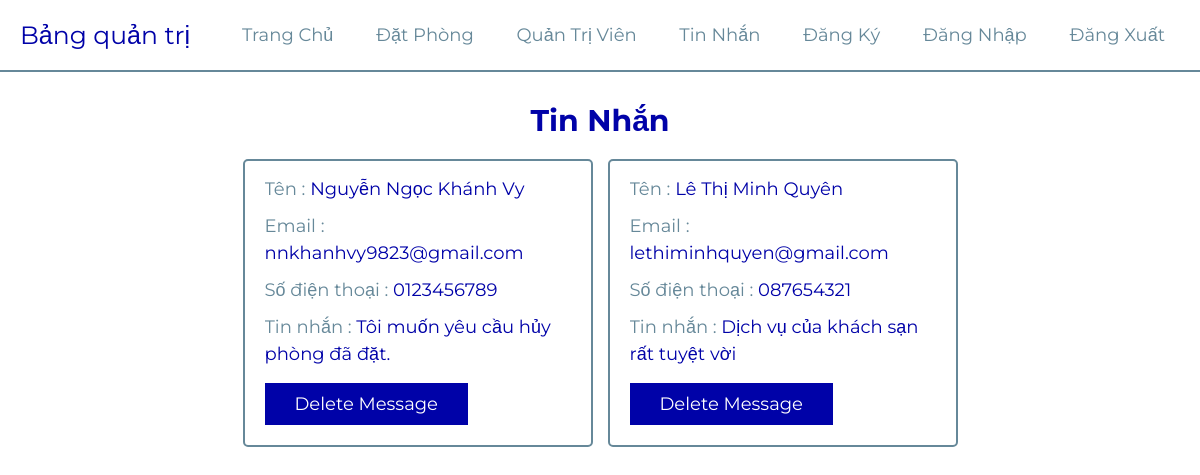
Page /PhpProject/project/admin/messages.php (signed in) on the committed database.
### tables this page shows
CREATE TABLE `messages` (
  `id` varchar(20) NOT NULL,
  `name` varchar(50) NOT NULL,
  `email` varchar(50) NOT NULL,
  `number` varchar(10) NOT NULL,
  `message` varchar(1000) NOT NULL
);

### PhpProject/project/admin/messages.php (the view, shortened to what this page needs)
<?php
include '../components/connect.php';
?>
<!DOCTYPE html>
<html lang="en">
<head>
   <link rel="stylesheet" href="https://cdnjs.cloudflare.com/ajax/libs/font-awesome/6.2.0/css/all.min.css">
   <link rel="stylesheet" href="../css/admin_style.css">
</head>
<body>
<?php include '../components/admin_header.php'; ?>
<section class="grid">
   <h1 class="heading">Tin nhắn</h1>
   <div class="box-container">
   <?php
      $select_messages = $conn->prepare("SELECT * FROM `messages`");
      $select_messages->execute();
      if($select_messages->rowCount() > 0){
         while($fetch_messages = $select_messages->fetch(PDO::FETCH_ASSOC)){
   ?>
   <div class="box">
      <p>Tên : <span><?= $fetch_messages['name']; ?></span></p>
      <p>Email : <span><?= $fetch_messages['email']; ?></span></p>
      <p>Số điện thoại : <span><?= $fetch_messages['number']; ?></span></p>
      <p>Tin nhắn : <span><?= $fetch_messages['message']; ?></span></p>
      <form action="" method="POST">
         <input type="submit" value="delete message" onclick="return confirm('delete this message?');" name="delete" class="btn">
      </form>
   </div>
   <?php
      }
      }
   ?>
   </div>
</section>
</body>
</html>

### PhpProject/project/css/admin_style.css (style rules this page uses)
:root { --main-color:#0002A8; --sub-color:#689; --white:#fff; --border:.2rem solid var(--sub-color); }
* { font-family: 'Montserrat', sans-serif; margin: 0; padding: 0; box-sizing: border-box; outline: none; border: none; text-decoration: none; }
html { font-size: 62.5%; overflow-x: hidden; scroll-behavior: smooth; scroll-padding-top: 2rem; }
section { padding: 3rem 2rem; max-width: 1200px; margin: 0 auto; }
.heading { margin-bottom: 2rem; text-align: center; text-transform: capitalize; color: var(--main-color); font-size: 3rem; }
.btn { display: inline-block; cursor: pointer; padding: 1rem 3rem; font-size: 1.8rem; color: var(--white); text-align: center; text-transform: capitalize; transition: .2s linear; margin-top: 1rem; background-color: var(--main-color); }
.grid .box-container { display: grid; grid-template-columns: repeat(auto-fit, 35rem); align-items: flex-start; justify-content: center; gap: 1.5rem; }
.grid .box-container .box { border-radius: .5rem; padding: 2rem; padding-top: 1rem; border: var(--border); overflow-x: hidden; }
.grid .box-container .box p { line-height: 1.5; padding: .5rem 0; font-size: 1.8rem; color: var(--sub-color); white-space: pre-line; text-overflow: ellipsis; overflow-x: hidden; }
.grid .box-container .box p span { color: var(--main-color); }

### rows in the picture
messages: name "Nguyễn Ngọc Khánh Vy", email "nnkhanhvy9823@gmail.com", number "0123456789", message "Tôi muốn yêu cầu hủy phòng đã đặt."
messages: name "Lê Thị Minh Quyên", email "lethiminhquyen@gmail.com", number "087654321", message "Dịch vụ của khách sạn rất tuyệt vời"
